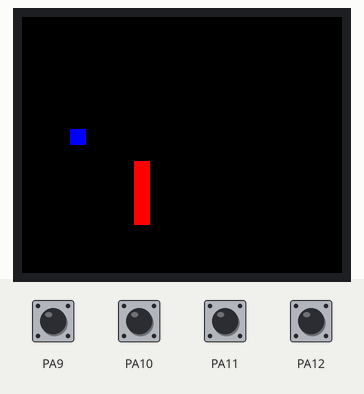
Recording of a sketch running on a simulated STM32 Blue Pill. Parts: 160×128 colour display. The test bench sets the inputs (shaded band); at power-on: PA9–12 HIGH. Random numbers use the default seed unless the sketch sets one.

Above: at 1.28 s.
1.3 s: PA11 pulled LOW for 0.15 s
At 1.57 s:
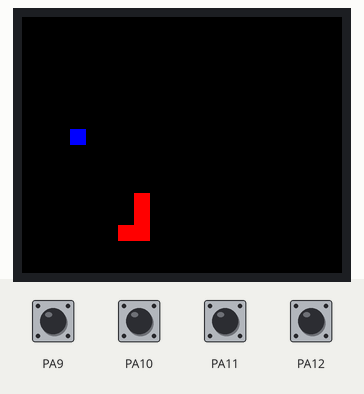
3.0 s: PA9 pulled LOW for 0.15 s
At 3.36 s:
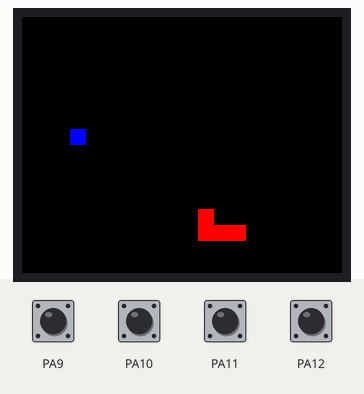
4.7 s: PA12 pulled LOW for 0.15 s
At 4.99 s:
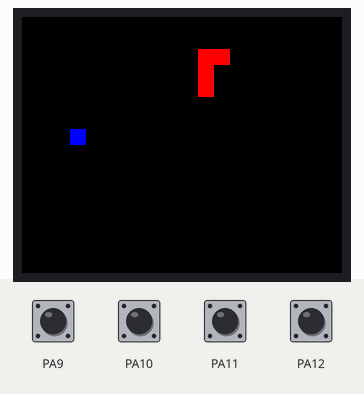
6.4 s: PA10 pulled LOW for 0.15 s
At 6.62 s:
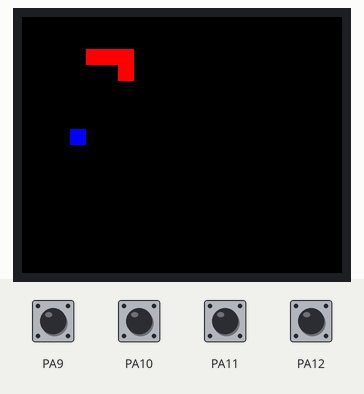
8.0 s: PA11 pulled LOW for 1 s
At 8.26 s:
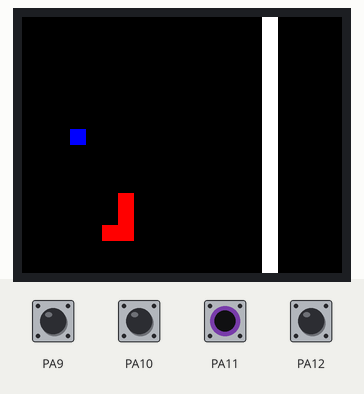
10.5 s: PA9 pulled LOW for 1 s
At 10.78 s:
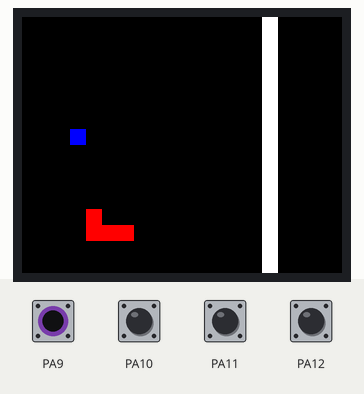

The sketch:

STM32F103_SNAKE_ST7735.ino
```cpp
/*
 * STM32F103 BLUEPILL ST7735 TFT SNAKE GAME
 * w/stm32duino Core
 * ************************************
 * Author: Emre Cebeci
 * GitHub: https://github.com/emreyigitcbc
 * Date: 31 May 2024
 * ************************************
 * This code is not for Stm32CubeIde or Keil!
 * This code must be uploaded/compiled via Arduino IDE.
 * Tested on Arduino IDE v2
 * Tested with STM32F103C8T6 original & clone.
 * Works only for ST7735 chip. (RoboClass RC-10008, KMRTM2018-SPI V.1 board)
 * ************************************
 * For other chips:
 * It may work with other chips but you have to change Init code in the TFT library.
 * In TFT.cpp file, below the TFT::begin function, you may uncomment "initR(INITR_REDTAB)"
 * and comment initG(). See if it works. There are other init functions, check Adafruit_ST7735.cpp.
 * ************************************
 * Features:
 * - If snake doesn't eat apple for 7000ms and its length greater than 4; it loses 1 piece.
 * - Apples are stale as time elapses. The earlier apples are eaten, the higher score
 * earned.
 * - When snake eats apple, the game speed and snake length increases.
 * - Game region is shrinking randomly. (From top, bottom, left or right)
 * - When snake comes to border, it spawns other side of the screen.
 * ************************************
 * Known Bugs:
 * - For some reason, the colors are wrong. ST7735_RED is blue and ST7735_BLUE is red :D
 * but ST7735_WHITE and ST7735_BLACK working well.
 * - When area shrinks and apple has been eaten recently or snake is on the border
 * snake and apple may spawn inside the shrinked border (white place)
 */

// SPI library from stm32duino core
#include <SPI.h>
// TFT library with ST7735
#include <TFT.h>
#include "snake.h"

// PIN DEFINITION FOR STM32F103
#define CS PA3
#define DC_RS PA4
#define RST PA2
/*
Don't forget to conneect:

TFT CLK: PA5
TFT SDA: PA7

Button Connections By default:
**********
PA9 : UP
PA10: DOWN
PA11: LEFT
PA12: RIGHT
*/

Game snake = Game(CS, DC_RS, RST);

void setup()
{
  // Init snake
  snake.init();
  // Set pins to input; these are buttons to move snake.
  // Connect buttons to GND
  pinMode(PA9, INPUT_PULLUP);
  pinMode(PA10, INPUT_PULLUP);
  pinMode(PA11, INPUT_PULLUP);
  pinMode(PA12, INPUT_PULLUP);
}
void checkButtons()
{

  if (!digitalRead(PA9))
  {
    snake.goUp();
  }
  if (!digitalRead(PA10))
  {
    snake.goDown();
  }
  if (!digitalRead(PA11))
  {
    snake.goLeft();
  }
  if (!digitalRead(PA12))
  {
    snake.goRight();
  }
}

void loop()
{
  snake.draw();
  snake.loss_check();
  checkButtons();
  snake.move();
}
```

snake.cpp
```cpp
/*
* STM32F103 BLUEPILL ST7735 TFT SNAKE GAME
* w/stm32duino Core
* ************************************
* Author: Emre Cebeci
* GitHub: https://github.com/emreyigitcbc
* Date: 31 May 2024
* ************************************
This code is based on George Sinodakis's STM32 Snake game
https://github.com/GeorgeSinodakis/cpp_stm32f103_snakeGame

Special thanks to George Sinodakis!

Check snake.h for definitions.
*/

#include "snake.h"
#include <math.h>
#include <algorithm>
#include "TFT.h"
#include "stdlib.h"

typedef uint64_t u64;
typedef uint32_t u32;
typedef uint16_t u16;
typedef uint8_t u8;

int AREA_X_SIZE = ST7735_TFTWIDTH;
int AREA_Y_SIZE = ST7735_TFTHEIGHT;
// These are used for borders (shrinking)
int AREA_X_OFFSET_LEFT = 0;
int AREA_X_OFFSET_RIGHT = 0;
int AREA_Y_OFFSET_UP = 0;
int AREA_Y_OFFSET_DOWN = 2 * cube_size; // 16 pixels by default is for "Score: 0" text

long lastEat = 0;          // timer for apple point counter
long shrinkTimer = 0;      // timer for area shrinker
int speedVariable = 0;     // a variable depends on snake size to control game speed
int shrinkPlace = 0;       // randomly chosen shrink direction
int overAllPoints = 0;     // all points!
char scoreNumber[6] = "0"; // string of overAllPoints

// I implemented TFT library with this class because it is better and faster.
Game::Game(uint8_t CS, uint8_t RS, uint8_t RST) : TFT(CS, RS, RST)
{
  UP = {0, -1};
  DOWN = {0, +1};
  LEFT = {-1, 0};
  RIGHT = {+1, 0};
}

// Init of game, TFT screen also inits here.
void Game::init()
{
  begin();        // TFT Begin
  setRotation(2); // TFT Rotation (try 0,1,2,3)
  // If game restarted, clear snake and create new!
  snake.clear();
  snake.push_back(std::make_pair(7, 5));
  snake.push_back(std::make_pair(6, 5));
  snake.push_back(std::make_pair(5, 5));
  snake.push_back(std::make_pair(4, 5));
  // Set borders by default
  AREA_X_OFFSET_LEFT = 0;
  AREA_X_OFFSET_RIGHT = 0;
  AREA_Y_OFFSET_UP = 0;
  AREA_Y_OFFSET_DOWN = 2 * cube_size;
  // Timers & point system
  lastEat = 0;
  shrinkTimer = 0;
  shrinkPlace = 0;
  overAllPoints = 0;
  itoa(overAllPoints, scoreNumber, 10); // converting overAllPoints to char[]
  // Set apple location
  apple = {3, 7};
  // Set start direction
  dir = DOWN;
  shrinkTimer = millis();
  // Clear screen & setup
  fillScreen(backgroundColor);
  fillRect(0, AREA_Y_SIZE - 2 * cube_size, ST7735_TFTWIDTH, 2 * cube_size, borderColor);
  stroke(0, 0, 0); // Text color
  setTextSize(1);  // Text size
  text("Your Score:", 5, AREA_Y_SIZE - 8);
  text("0", 78, AREA_Y_SIZE - 8);
}

void Game::draw()
{
  /* Shrink Controller
  It randomly shrinks game area every SHRINK_TIMER ms
  There are some checks for if snake or apple is in pending shrink area, it does not shrink that area
  but this part is a little bit buggy.
  */

  if (SHRINK_AREA)
  {
    if (millis() - shrinkTimer > SHRINK_TIMER)
    {
      // shrink randomly
      shrinkPlace = random(1, 6);
      if (shrinkPlace == 1 && AREA_Y_OFFSET_UP <= 3 * cube_size && snake[0].second > AREA_Y_OFFSET_UP / cube_size && snake[snake.size() - 1].second > AREA_Y_OFFSET_UP / cube_size && apple.second > AREA_Y_OFFSET_UP / cube_size)
      {
        // top
        AREA_Y_OFFSET_UP += 1 * cube_size;
        fillRect(0, 0, ST7735_TFTWIDTH, AREA_Y_OFFSET_UP, borderColor);
      }
      else if (shrinkPlace == 2 && AREA_Y_OFFSET_DOWN <= 3 * cube_size && snake[0].second < (AREA_Y_SIZE - AREA_Y_OFFSET_DOWN) / cube_size && snake[snake.size() - 1].second < (AREA_Y_SIZE - AREA_Y_OFFSET_DOWN) / cube_size && apple.second < (AREA_Y_SIZE - AREA_Y_OFFSET_DOWN) / cube_size)
      {
        // bottom
        AREA_Y_OFFSET_DOWN += 1 * cube_size;
        fillRect(0, ST7735_TFTHEIGHT - AREA_Y_OFFSET_DOWN, ST7735_TFTWIDTH, AREA_Y_OFFSET_DOWN, borderColor);
      }
      else if (shrinkPlace == 3 && AREA_X_OFFSET_RIGHT <= 3 * cube_size && snake[0].first < (AREA_X_SIZE - AREA_X_OFFSET_RIGHT) / cube_size && snake[snake.size() - 1].first < (AREA_X_SIZE - AREA_X_OFFSET_RIGHT) / cube_size && apple.first < (AREA_X_SIZE - AREA_X_OFFSET_RIGHT) / cube_size)
      {
        // right
        AREA_X_OFFSET_RIGHT += 1 * cube_size;
        fillRect(ST7735_TFTWIDTH - AREA_X_OFFSET_RIGHT, 0, AREA_X_OFFSET_RIGHT, ST7735_TFTHEIGHT, borderColor);
      }
      else if (shrinkPlace == 4 && AREA_X_OFFSET_LEFT <= 3 * cube_size && snake[0].first > AREA_X_OFFSET_LEFT / cube_size && snake[snake.size() - 1].first > AREA_X_OFFSET_LEFT / cube_size && apple.first > AREA_X_OFFSET_LEFT / cube_size)
      {
        // left
        AREA_X_OFFSET_LEFT += 1 * cube_size;
        fillRect(0, 0, AREA_X_OFFSET_LEFT, ST7735_TFTHEIGHT, borderColor);
      }
      shrinkTimer = millis();
    }
  }
  // GAME SPEED CONTROLLER
  speedVariable = snake.size() * 13;
  if (speedVariable < 0)
    speedVariable = 0;
  delay(GAME_SPEED - speedVariable);
  u16 color;
  u16 x, y;

  // erase last cube of the snake and redraw it
  x = last.first * cube_size;
  y = last.second * cube_size;
  fillRect(x, y, cube_size, cube_size, backgroundColor);
  if (x < AREA_X_OFFSET_LEFT || y < AREA_Y_OFFSET_UP)
    fillRect(x, y, cube_size, cube_size, borderColor);
  if (x >= AREA_X_SIZE - AREA_X_OFFSET_RIGHT || y >= AREA_Y_SIZE - AREA_Y_OFFSET_DOWN)
    fillRect(x, y, cube_size, cube_size, borderColor);
  delay(10);
  for (int i = 0; i < snake.size(); i++)
  {
    x = snake[i].first * cube_size;
    y = snake[i].second * cube_size;
    fillRect(x, y, cube_size, cube_size, snakeColor);
  }
  // draw apple
  x = apple.first * cube_size;
  y = apple.second * cube_size;
  fillRect(x, y, cube_size, cube_size, appleColor);
  // draw score
  stroke(0, 0, 0);
  setTextSize(1);
  fillRect(0, AREA_Y_SIZE - 2 * cube_size, ST7735_TFTWIDTH, 2 * cube_size, borderColor);
  text("Your Score:", 5, AREA_Y_SIZE - 8);
  text(scoreNumber, 78, AREA_Y_SIZE - 8);
}

void Game::move()
{
  // if the apple has not been eaten
  if (snake[0] != apple)
  {
    last = snake[snake.size() - 1];
    snake.pop_back();
  }
  else
  {
    int plus = (45000 / (millis() - lastEat)) + 1;
    overAllPoints += plus;
    itoa(overAllPoints, scoreNumber, 10);
    new_apple();
  }

  if (lastEat != 0 && millis() - lastEat > 7000 && snake.size() > 4)
  {
    lastEat = millis();
    lastPiece = snake[snake.size() - 1];
    snake.pop_back();
    fillRect(lastPiece.first * cube_size, lastPiece.second * cube_size, cube_size, cube_size, ST7735_BLACK);
  }

  snake.insert(snake.begin(), {snake[0].first, snake[0].second});
  snake[0].first += dir.first;
  snake[0].second += dir.second;

  if (snake[0].first < AREA_X_OFFSET_LEFT / cube_size)
    snake[0].first = AREA_X_SIZE / cube_size - AREA_X_OFFSET_RIGHT / cube_size - 1;
  if (snake[0].second < AREA_Y_OFFSET_UP / cube_size)
    snake[0].second = AREA_Y_SIZE / cube_size - AREA_Y_OFFSET_DOWN / cube_size - 1;
  if (snake[0].first >= (AREA_X_SIZE / cube_size - AREA_X_OFFSET_RIGHT / cube_size))
    snake[0].first = AREA_X_OFFSET_LEFT / cube_size;
  if (snake[0].second >= (AREA_Y_SIZE / cube_size - AREA_Y_OFFSET_DOWN / cube_size))
    snake[0].second = AREA_Y_OFFSET_UP / cube_size;
}

void Game::loss_check()
{
  for (auto cube : snake)
  {
    if (std::count(snake.begin(), snake.end(), cube) > 1)
    {
      loss_message();
      // reset the game
      init();
      return;
    }
  }
}
void Game::loss_message()
{
  String score = "Score: ";
  fillScreen(lossBackColor);
  stroke(255, 255, 255);
  setTextSize(2);
  text("You lost!!!", 0, 40);
  text("Score:", 0, 90);
  text(scoreNumber, 80, 90);
  delay(2000);
}

void Game::new_apple()
{
  lastEat = millis();

  int x, y;
  bool flag = false;
  bool flag2 = false;
  while (!flag)
  {
    flag = true;
    while (!flag2)
    {
      x = rand() % (AREA_X_SIZE);
      y = rand() % (AREA_Y_SIZE);
      if (x > AREA_X_OFFSET_LEFT && x < (AREA_X_SIZE - AREA_X_OFFSET_RIGHT) && y > AREA_Y_OFFSET_UP && y < (AREA_Y_SIZE - AREA_Y_OFFSET_DOWN))
        flag2 = true;
    }
    x = x / cube_size;
    y = y / cube_size;

    for (int i = 0; i < snake.size(); i++)
    {
      if (snake[i] == std::make_pair(x, y))
        flag = false;
    }
    if (snake[0].first == x || snake[0].second == y)
      flag = false;
  }
  apple = std::make_pair(x, y);
}

void Game::goUp()
{
  if (dir == LEFT || dir == RIGHT)
    dir = UP;
}

void Game::goDown()
{
  if (dir == LEFT || dir == RIGHT)
    dir = DOWN;
}

void Game::goLeft()
{
  if (dir == UP || dir == DOWN)
    dir = LEFT;
}

void Game::goRight()
{
  if (dir == UP || dir == DOWN)
    dir = RIGHT;
}
```

snake.h
```cpp
/*
 * STM32F103 BLUEPILL ST7735 TFT SNAKE GAME
 * w/stm32duino Core
 * ************************************
 * Author: Emre Cebeci
 * GitHub: https://github.com/emreyigitcbc
 * Date: 31 May 2024
 * ************************************
 */
#include <vector>
#include <utility> // std::pair, std::make_pair
#include <TFT.h>

// dont recommend changing this
#define cube_size (int)8

// if you dont want to shrink the game area by time set this to 0
#define SHRINK_AREA 1
// shrink timer (ms)
#define SHRINK_TIMER 7000
// the formula for game speed is:
// GAME_SPEED - (13 * SNAKE_LENGTH)
// higher values mean SLOWER, lower values mean FASTER
#define GAME_SPEED 190

// background colors for game screen
#define backgroundColor ST7735_BLACK // overall background color
#define borderColor ST7735_WHITE	 // if SHRINK_AREA is 1, the border color
#define lossBackColor ST7735_BLUE	 // game over back color

// these colors are inverted. Blue is red, red is blue :D
#define appleColor ST7735_BLUE
#define snakeColor ST7735_RED

class Game : public TFT
{
public:
	std::pair<int, int> UP;
	std::pair<int, int> DOWN;
	std::pair<int, int> LEFT;
	std::pair<int, int> RIGHT;
	std::vector<std::pair<int, int>> snake;
	std::pair<int, int> apple;
	std::pair<int, int> dir;
	std::pair<int, int> last;
	std::pair<int, int> lastPiece;

public:
	Game(uint8_t CS, uint8_t RS, uint8_t RST);
	void init();
	void draw();
	void move();
	void loss_check();
	void new_apple();
	void loss_message();
	void goUp();
	void goDown();
	void goLeft();
	void goRight();
};
```
